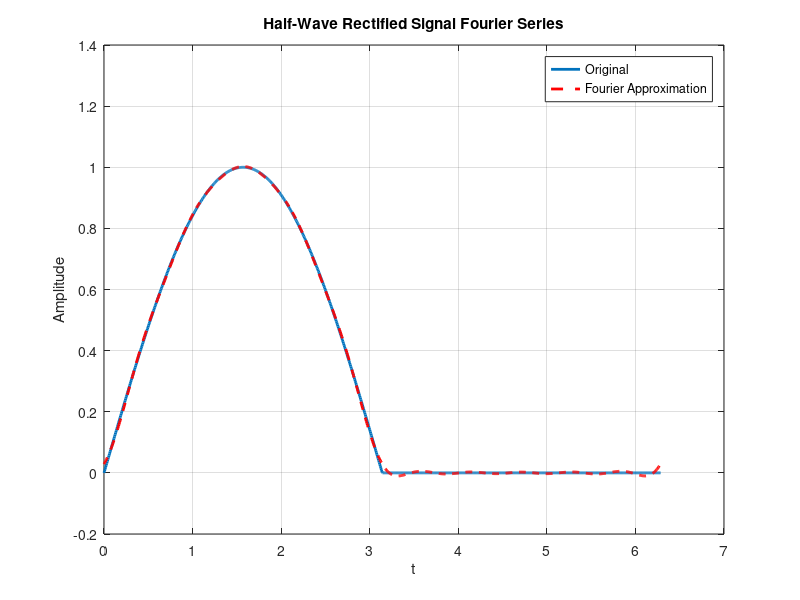

Recreate this plot in MATLAB.
clc; clear; close all;

A = 1;       
T = 2*pi;    
w0 = 2*pi/T;   

t = linspace(0, T, 1000);

f = A*sin(t);
f(f < 0) = 0;

N = 10; 
a0 = (1/pi)*integral(@(x) A*sin(x).*(sin(x)>0), 0, 2*pi);

an = zeros(1,N);
bn = zeros(1,N);

for n = 1:N
    an(n) = (1/pi)*integral(@(x) (A*sin(x).*(sin(x)>0)).*cos(n*x), 0, 2*pi);
    bn(n) = (1/pi)*integral(@(x) (A*sin(x).*(sin(x)>0)).*sin(n*x), 0, 2*pi);
end

fs = a0/2;
for n = 1:N
    fs = fs + an(n)*cos(n*w0*t) + bn(n)*sin(n*w0*t);
end

figure;
plot(t, f, 'LineWidth', 2); hold on;
plot(t, fs, '--r', 'LineWidth', 2);
legend('Original', 'Fourier Approximation');
title('Half-Wave Rectified Signal Fourier Series');
xlabel('t'); ylabel('Amplitude');
grid on;
